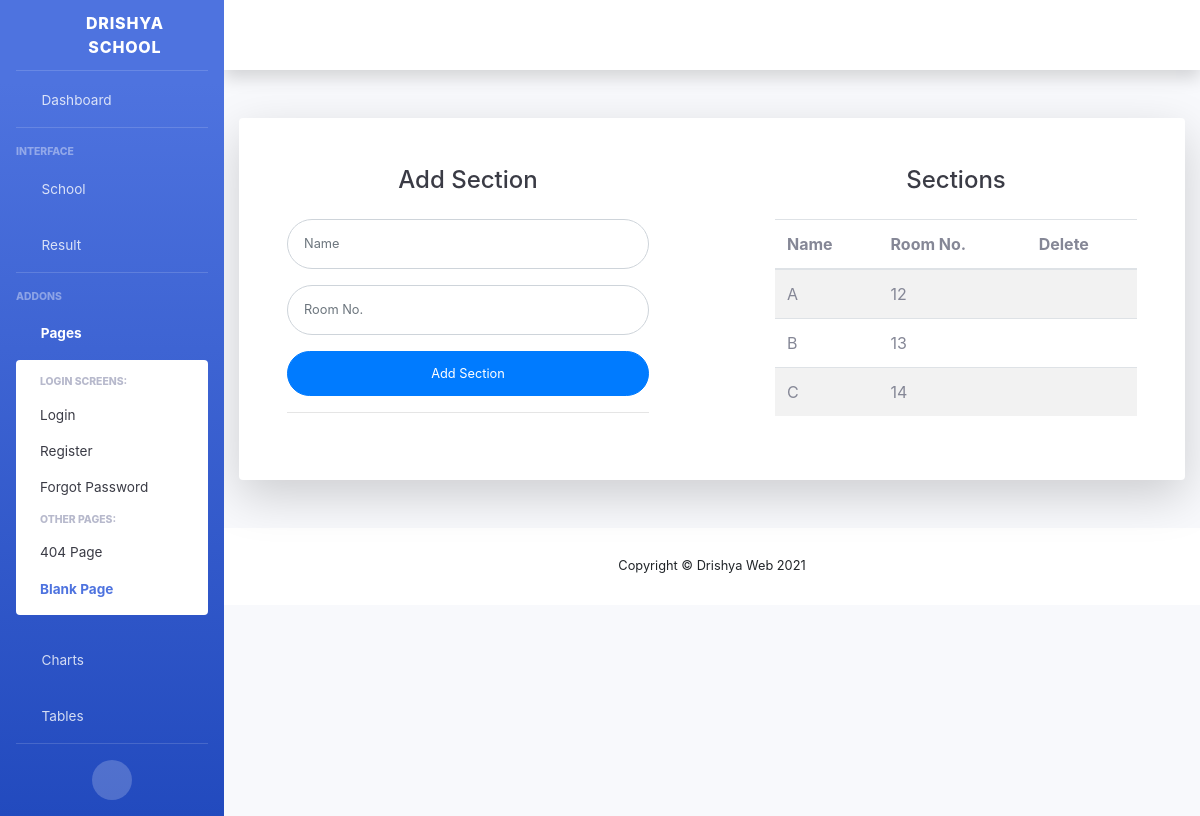
Page /section on the committed database.
### school/models.py (models this page shows, shortened)
class Section(models.Model):
    name = models.CharField(max_length=100)
    room_no = models.CharField(max_length=100)

### school/views.py (the view, shortened to what this page needs)
# urls.py: path('section' , views.section , name="section"),
def section(request):
    sections = Section.objects.all()
    context = {
        'sections': sections,
    }
    return render(request , 'school/section.html' , context)

### school/templates/school/section.html (shortened to what this page needs)
{% include "dashboard/header.html" %}
<div class="container">
    <div class="card o-hidden border-0 shadow-lg my-5">
        <div class="card-body p-0">
            <div class="row d-flex justify-content-center">
                <div class="col-md-6">
                    <div class="p-5">
                        <div class="text-center">
                            <h1 class="h4 text-gray-900 mb-4">Add Section</h1>
                        </div>
                        <form class="user" method="POST" action=''>
                            <div class="form-group row">
                                <div class="col-sm-12">
                                    <input type="text" class="form-control form-control-user" id="Name"
                                        placeholder="Name" name="name" autocomplete="off">
                                </div>
                            </div>
                            <div class="form-group row">
                                <div class="col-sm-12">
                                    <input type="text" class="form-control form-control-user" id="Name"
                                        placeholder="Room No." name="room_no">
                                </div>
                            </div>
                            <button type="submit" class="btn btn-primary btn-user btn-block">
                                Add Section</button>
                            <hr>
                        </form>
                    </div>
                </div>
                <div class="col-md-6">
                    <div class="p-5">
                        <div class="text-center">
                            <h1 class="h4 text-gray-900 mb-4">Sections</h1>
                        </div>
                    <table class="table table-borderd table-striped p-5">
                        <thead>
                            <th>Name</th>
                            <th>Room No.</th>
                            <th>Delete</th>
                        </thead>
                        <tbody>
                            {% for s in sections %}
                                <tr>
                                    <td>{{s.name}}</td>
                                    <td>{{s.room_no}}</td>
                                    <td><a href="delete-section/{{s.id}}"><i class="fa fa-trash"></i></a></td>
                                </tr>
                            {% endfor %}
                        </tbody>
                    </table>
                </div>
                </div>
            </div>
        </div>
    </div>
</div>
{% include "dashboard/footer.html" %}

### rows in the picture
Section: name "A", room_no "12"
Section: name "B", room_no "13"
Section: name "C", room_no "14"
